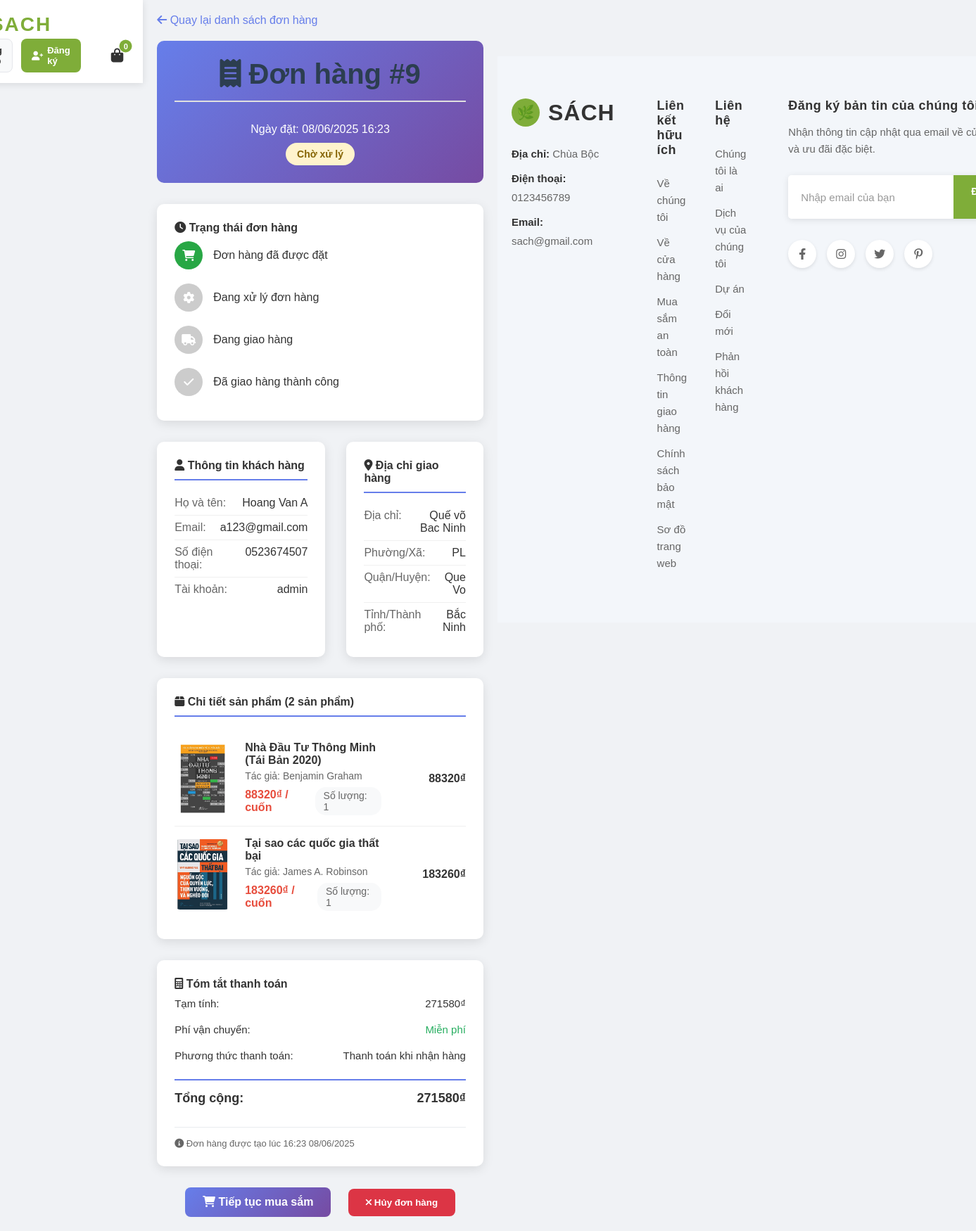
Page /orders/9/ on the committed database.
### apps/orders/models.py (models this page shows, shortened)
class Order(models.Model):
    STATUS_CHOICES = [
        ('pending', 'Chờ xử lý'),
        ('processing', 'Đang xử lý'),
        ('shipped', 'Đã giao hàng'),
        ('delivered', 'Đã nhận hàng'),
        ('cancelled', 'Đã hủy'),
    ]
    PAYMENT_CHOICES = [
        ('cod', 'Thanh toán khi nhận hàng'),
    ]
    user = models.ForeignKey(User, on_delete=models.CASCADE, null=True, blank=True, verbose_name="Khách hàng")
    full_name = models.CharField(max_length=100, verbose_name="Họ và tên")
    email = models.EmailField(verbose_name="Email")
    phone = models.CharField(max_length=20, verbose_name="Số điện thoại")
    address = models.TextField(verbose_name="Địa chỉ")
    city = models.CharField(max_length=100, verbose_name="Tỉnh/Thành phố")
    district = models.CharField(max_length=100, verbose_name="Quận/Huyện")
    ward = models.CharField(max_length=100, verbose_name="Phường/Xã")
    total_amount = models.DecimalField(max_digits=10, decimal_places=3, verbose_name="Tổng tiền")
    shipping_fee = models.DecimalField(max_digits=10, decimal_places=3, default=0, verbose_name="Phí vận chuyển")
    status = models.CharField(max_length=20, choices=STATUS_CHOICES, default='pending', verbose_name="Trạng thái")
    payment_method = models.CharField(max_length=20, choices=PAYMENT_CHOICES, default='cod', verbose_name="Phương thức thanh toán")
    notes = models.TextField(blank=True, null=True, verbose_name="Ghi chú")
    created_at = models.DateTimeField(auto_now_add=True, verbose_name="Ngày tạo")
    updated_at = models.DateTimeField(auto_now=True, verbose_name="Ngày cập nhật")
    class Meta:
        verbose_name = "Đơn hàng"
        verbose_name_plural = "Đơn hàng"
        ordering = ['-created_at']
    def get_total_with_shipping(self):
        return self.total_amount + self.shipping_fee

class OrderItem(models.Model):
    order = models.ForeignKey(Order, related_name='items', on_delete=models.CASCADE, verbose_name="Đơn hàng")
    book = models.ForeignKey(Book, on_delete=models.CASCADE, verbose_name="Sách")
    quantity = models.PositiveIntegerField(verbose_name="Số lượng")
    price = models.DecimalField(max_digits=10, decimal_places=3, verbose_name="Giá")
    class Meta:
        verbose_name = "Chi tiết đơn hàng"
        verbose_name_plural = "Chi tiết đơn hàng"
    def get_total_price(self):
        return self.price * self.quantity

### apps/books/models.py (models this page shows, shortened)
class Book(models.Model):
    title = models.CharField(max_length=200, verbose_name="Tên Sách")
    author = models.CharField(max_length=100, verbose_name="Tác Giả")
    slug = models.SlugField(unique=True, max_length=200, blank=True, null=True)
    description = models.TextField(verbose_name="Mô Tả")
    price = models.DecimalField(max_digits=10, decimal_places=0, verbose_name="Giá")
    discount = models.DecimalField(max_digits=5, decimal_places=0, default=0.00, verbose_name="Giảm Giá (%)")
    stock = models.IntegerField(verbose_name="Số Lượng Tồn Kho")
    image = models.ImageField(upload_to='books/', blank=True, null=True, verbose_name="Hình Ảnh")
    category = models.ForeignKey(Category, on_delete=models.CASCADE, verbose_name="Thể Loại", null=True, blank=True)
    class Meta:
        verbose_name = "Sách"
        verbose_name_plural = "Sách"
        ordering = ['title']

### apps/orders/views.py (the view)
# urls.py: path('<int:order_id>/', views.order_detail_view, name='detail'), # /orders/1/ - Chi tiết đơn hàng
def order_detail_view(request, order_id):
    try:
        if request.user.is_authenticated:
            order = get_object_or_404(Order, id=order_id, user=request.user)
        else:
            order = get_object_or_404(Order, id=order_id)
        return render(request, 'orders/order_detail.html', {'order': order})
    except:
        return HttpResponse(f'''
        <h1>📄 Chi tiết đơn hàng #{order_id}</h1>
        <p>Không tìm thấy đơn hàng hoặc bạn không có quyền xem đơn hàng này.</p>
        <a href="/orders/">← Về lịch sử đơn hàng</a>
        ''')

### apps/cart/context_processors.py (called while the page is built)
def cart_context(request):
    cart = request.session.get('cart', {})
    cart_count = sum(cart.values())
    return {
        'cart_count': cart_count,
        'cart_items_exist': cart_count > 0
    }

### apps/orders/templates/orders/order_detail.html (shortened to what this page needs)
{% extends 'base.html' %}
{% load static %}
{% block content %}
<div class="order-detail-container">
    <a href="{% url 'orders:list' %}" class="back-link">
        <i class="fas fa-arrow-left"></i> Quay lại danh sách đơn hàng
    </a>
    <div class="order-header">
        <h1><i class="fas fa-receipt"></i> Đơn hàng #{{ order.id }}</h1>
        <p>Ngày đặt: {{ order.created_at|date:"d/m/Y H:i" }}</p>
        <div class="order-status status-{{ order.status }}">
            {{ order.get_status_display }}
        </div>
    </div>
    <div class="order-timeline">
        <h4><i class="fas fa-clock"></i> Trạng thái đơn hàng</h4>
        <div class="timeline-item">
            <div class="timeline-icon {% if order.status == 'pending' or order.status == 'processing' or order.status == 'shipped' or order.status == 'delivered' %}active{% else %}inactive{% endif %}">
                <i class="fas fa-shopping-cart"></i>
            </div>
            <div class="timeline-text">Đơn hàng đã được đặt</div>
        </div>
        <div class="timeline-item">
            <div class="timeline-icon {% if order.status == 'processing' or order.status == 'shipped' or order.status == 'delivered' %}active{% else %}inactive{% endif %}">
                <i class="fas fa-cog"></i>
            </div>
            <div class="timeline-text">Đang xử lý đơn hàng</div>
        </div>
        <div class="timeline-item">
            <div class="timeline-icon {% if order.status == 'shipped' or order.status == 'delivered' %}active{% else %}inactive{% endif %}">
                <i class="fas fa-truck"></i>
            </div>
            <div class="timeline-text">Đang giao hàng</div>
        </div>
        <div class="timeline-item">
            <div class="timeline-icon {% if order.status == 'delivered' %}active{% else %}inactive{% endif %}">
                <i class="fas fa-check"></i>
            </div>
            <div class="timeline-text">Đã giao hàng thành công</div>
        </div>
    </div>
    <div class="order-info-grid">
        <div class="info-card">
            <h4><i class="fas fa-user"></i> Thông tin khách hàng</h4>
            <div class="info-row">
                <span class="info-label">Họ và tên:</span>
                <span class="info-value">{{ order.full_name }}</span>
            </div>
            <div class="info-row">
                <span class="info-label">Email:</span>
                <span class="info-value">{{ order.email }}</span>
            </div>
            <div class="info-row">
                <span class="info-label">Số điện thoại:</span>
                <span class="info-value">{{ order.phone }}</span>
            </div>
            {% if order.user %}
            <div class="info-row">
                <span class="info-label">Tài khoản:</span>
                <span class="info-value">{{ order.user.username }}</span>
            </div>
            {% endif %}
        </div>
        <div class="info-card">
            <h4><i class="fas fa-map-marker-alt"></i> Địa chỉ giao hàng</h4>
            <div class="info-row">
                <span class="info-label">Địa chỉ:</span>
                <span class="info-value">{{ order.address }}</span>
            </div>
            <div class="info-row">
                <span class="info-label">Phường/Xã:</span>
                <span class="info-value">{{ order.ward }}</span>
            </div>
            <div class="info-row">
                <span class="info-label">Quận/Huyện:</span>
                <span class="info-value">{{ order.district }}</span>
            </div>
            <div class="info-row">
                <span class="info-label">Tỉnh/Thành phố:</span>
                <span class="info-value">{{ order.city }}</span>
            </div>
        </div>
    </div>
    <div class="order-items">
        <h4 class="items-header"><i class="fas fa-box"></i> Chi tiết sản phẩm ({{ order.items.count }} sản phẩm)</h4>
        {% for item in order.items.all %}
        <div class="order-item">
            {% if item.book.image %}
                <img src="{{ item.book.image.url }}" alt="{{ item.book.title }}" class="item-image">
            {% else %}
                <div class="item-image" style="background: #f8f9fa; display: flex; align-items: center; justify-content: center;">
                    <i class="fas fa-book" style="color: #ccc; font-size: 24px;"></i>
                </div>
            {% endif %}
            <div class="item-details">
                <div class="item-title">{{ item.book.title }}</div>
                <div class="item-author">Tác giả: {{ item.book.author }}</div>
                <div class="item-price-info">
                    <div class="item-price">{{ item.price|floatformat:0 }}₫ / cuốn</div>
                    <div class="item-quantity">Số lượng: {{ item.quantity }}</div>
                </div>
            </div>
            <div class="item-total">
                <div class="item-total-price">{{ item.get_total_price|floatformat:0 }}₫</div>
            </div>
        </div>
        {% endfor %}
    </div>
    <div class="order-summary">
        <h4><i class="fas fa-calculator"></i> Tóm tắt thanh toán</h4>
        <div class="summary-row">
            <span>Tạm tính:</span>
            <span>{{ order.total_amount|floatformat:0 }}₫</span>
        </div>
        <div class="summary-row">
            <span>Phí vận chuyển:</span>
            {% if order.shipping_fee == 0 %}
                <span style="color: #27ae60;">Miễn phí</span>
            {% else %}
                <span>{{ order.shipping_fee|floatformat:0 }}₫</span>
            {% endif %}
        </div>
        <div class="summary-row">
            <span>Phương thức thanh toán:</span>
            <span>{{ order.get_payment_method_display }}</span>
        </div>
        <div class="summary-row total">
            <span>Tổng cộng:</span>
            <span>{{ order.get_total_with_shipping|floatformat:0 }}₫</span>
        </div>
        <div style="margin-top: 20px; padding-top: 15px; border-top: 1px solid #e9ecef; font-size: 13px; color: #666;">
            <i class="fas fa-info-circle"></i> Đơn hàng được tạo lúc {{ order.created_at|date:"H:i d/m/Y" }}
        </div>
    </div>
    <div class="order-actions">
        <a href="{% url 'books:list' %}" class="btn btn-primary">
            <i class="fas fa-shopping-cart"></i> Tiếp tục mua sắm
        </a>
        {% if order.status == 'pending' %}
        <button class="btn btn-danger" onclick="cancelOrder({{ order.id }})">
            <i class="fas fa-times"></i> Hủy đơn hàng
        </button>
        {% endif %}
    </div>
</div>
{% endblock %}

### apps/books/static/books/style.css (style rules this page uses)
body { font-family: 'Segoe UI', Tahoma, Geneva, Verdana, sans-serif; background-color: #f0f2f5; color: #333; margin: 0; padding: 0; display: flex; justify-content: center; align-items: flex-start; min-height: 100vh; }
h1 { color: #2c3e50; text-align: center; margin-bottom: 30px; font-size: 2.5em; border-bottom: 2px solid #e0e0e0; padding-bottom: 15px; }

### static/css/header.css (style rules this page uses)
* { margin: 0; padding: 0; box-sizing: border-box; }
body { font-family: 'Arial', sans-serif; }

### apps/orders/templates/orders/order_detail.html (style rules this page uses)
.order-detail-container { max-width: 1000px; margin: 0 auto; padding: 20px; }
.order-header { background: linear-gradient(135deg, #667eea 0%, #764ba2 100%); color: white; padding: 25px; border-radius: 10px; margin-bottom: 30px; text-align: center; }
.order-status { display: inline-block; padding: 8px 16px; border-radius: 20px; font-size: 14px; font-weight: 600; margin-top: 10px; }
.status-pending { background: #fff3cd; color: #856404; }
.order-info-grid { display: grid; grid-template-columns: 1fr 1fr; gap: 30px; margin-bottom: 30px; }
.info-card { background: white; padding: 25px; border-radius: 10px; box-shadow: 0 4px 15px rgba(0,0,0,0.1); }
.info-card h4 { color: #333; border-bottom: 2px solid #667eea; padding-bottom: 10px; margin-bottom: 15px; font-weight: 600; }
.info-row { display: flex; justify-content: space-between; padding: 8px 0; border-bottom: 1px solid #f0f0f0; }
.info-row:last-child { border-bottom: none; }
.info-label { font-weight: 500; color: #666; }
.info-value { color: #333; text-align: right; flex: 1; margin-left: 20px; }
.order-items { background: white; padding: 25px; border-radius: 10px; box-shadow: 0 4px 15px rgba(0,0,0,0.1); margin-bottom: 30px; }
.items-header { color: #333; border-bottom: 2px solid #667eea; padding-bottom: 10px; margin-bottom: 20px; font-weight: 600; }
.order-item { display: flex; align-items: center; padding: 15px 0; border-bottom: 1px solid #f0f0f0; }
.order-item:last-child { border-bottom: none; }
.item-image { width: 80px; height: 100px; object-fit: cover; border-radius: 8px; margin-right: 20px; }
.item-details { flex: 1; }
.item-title { font-weight: 600; font-size: 16px; margin-bottom: 5px; color: #333; }
.item-author { color: #666; font-size: 14px; margin-bottom: 8px; }
.item-price-info { display: flex; justify-content: space-between; align-items: center; }
.item-price { color: #e74c3c; font-weight: 600; font-size: 16px; }
.item-quantity { background: #f8f9fa; padding: 4px 12px; border-radius: 15px; font-size: 14px; color: #666; }
.item-total { text-align: right; min-width: 120px; }
.item-total-price { font-weight: 600; font-size: 16px; color: #333; }
.order-summary { background: white; padding: 25px; border-radius: 10px; box-shadow: 0 4px 15px rgba(0,0,0,0.1); }
.summary-row { display: flex; justify-content: space-between; padding: 10px 0; font-size: 15px; }
.summary-row.total { border-top: 2px solid #667eea; margin-top: 15px; padding-top: 15px; font-weight: 600; font-size: 18px; color: #333; }
.back-link { display: inline-block; color: #667eea; text-decoration: none; margin-bottom: 20px; font-weight: 500; }
.order-actions { text-align: center; margin-top: 30px; }
.btn { display: inline-block; padding: 12px 25px; margin: 0 10px; border-radius: 8px; text-decoration: none; font-weight: 600; transition: all 0.3s; border: none; cursor: pointer; }
.btn-primary { background: linear-gradient(135deg, #667eea 0%, #764ba2 100%); color: white; }
.btn-danger { background: #dc3545; color: white; }
.order-timeline { background: white; padding: 25px; border-radius: 10px; box-shadow: 0 4px 15px rgba(0,0,0,0.1); margin-bottom: 30px; }
.timeline-item { display: flex; align-items: center; padding: 10px 0; }
.timeline-icon { width: 40px; height: 40px; border-radius: 50%; display: flex; align-items: center; justify-content: center; margin-right: 15px; font-size: 16px; color: white; }
.timeline-icon.active { background: #28a745; }
.timeline-icon.inactive { background: #ccc; }
.timeline-text { font-weight: 500; }

### rows in the picture
Order: id "9", created_at "08/06/2025 16:23", status "Chờ xử lý", full_name "Hoang Van A", email "a123@gmail.com", phone "0523674507", user.username "admin", address "Quế võ Bac Ninh", ward "PL", district "Que Vo", city "Bắc Ninh", items.count "2", total_amount "271580", payment_method "Thanh toán khi nhận hàng", get_total_with_shipping "271580", created_at "16:23 08/06/2025"
OrderItem: book.image (picture), book "Nhà Đầu Tư Thông Minh (Tái Bản 2020)", book.author "Benjamin Graham", price "88320", quantity "1", get_total_price "88320"
OrderItem: book.image (picture), book "Tại sao các quốc gia thất bại", book.author "James A. Robinson", price "183260", quantity "1", get_total_price "183260"

### other values in the picture
{{ cart_count|default:0 }} "0"
